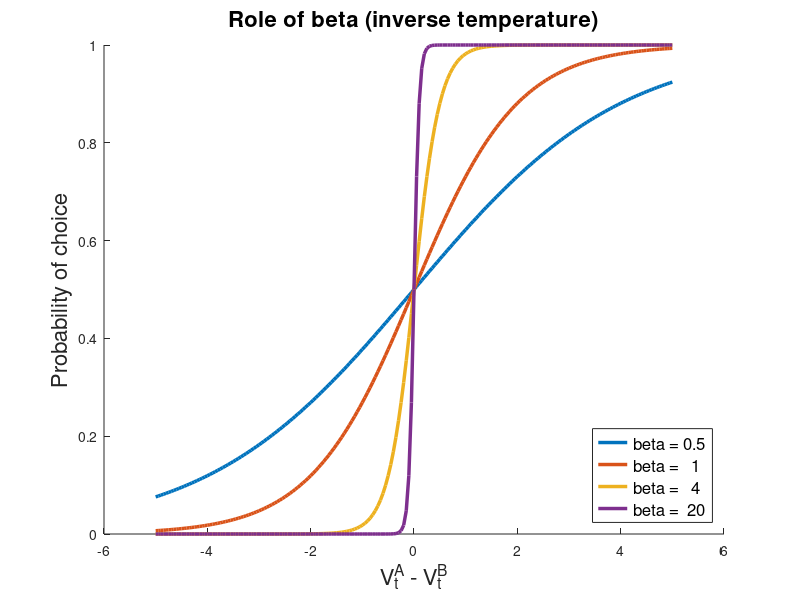
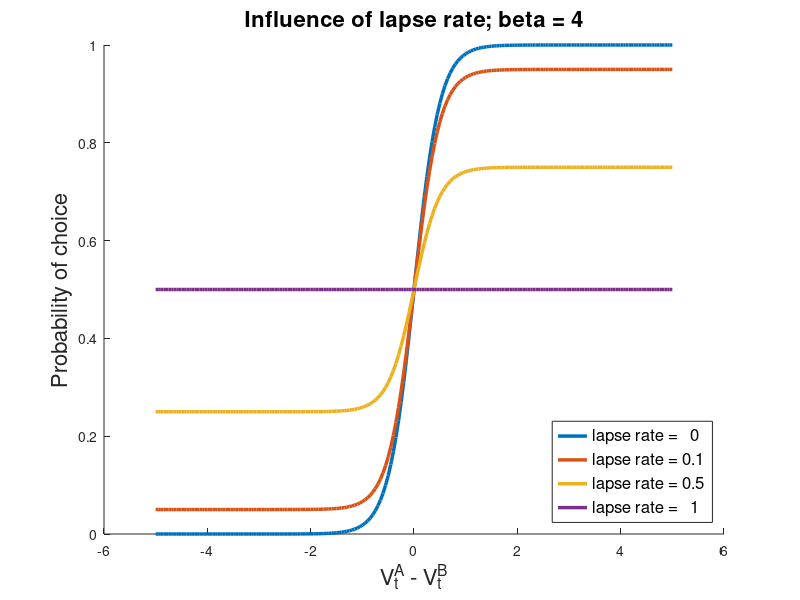

These figures' MATLAB source, in order:
function response_model_illu

%plots to illustrate inverse temperature and lapse rate

xt = -5:0.05:5;
betas = [0.5,1,4,20]';
lapses = [0,0.1,0.5,1]';

%logistic function:
figure;
hold on 
for i = 1:length(betas)
sf = softmaxf(xt,betas(i));
plot(xt,sf,'-','LineWidth',2.5)
end
hold off
mylegend = [repmat('beta = ',length(betas),1),num2str(betas)];
legend(mylegend,'Location','Southeast','FontSize',12);
xlabel('V_t^A - V_t^B','FontSize',16)
ylabel('Probability of choice','FontSize',16)
title('Role of beta (inverse temperature)','FontSize',16)

figure;
hold on 
for i = 1:length(lapses)
sf = lapsef(xt,lapses(i));
plot(xt,sf,'-','LineWidth',2.5)
end
hold off
mylegend = [repmat('lapse rate = ',length(lapses),1),num2str(lapses)];
legend(mylegend,'Location','Southeast','FontSize',12);
xlabel('V_t^A - V_t^B','FontSize',16)
ylabel('Probability of choice','FontSize',16)
title('Influence of lapse rate; beta = 4','FontSize',16)



end
function y = softmaxf(x,beta)
y = 1./(1+exp(-beta*x));
end
function y = lapsef(x,lapse)
y = (1-lapse)./(1+exp(-4*x))+lapse/2;
end